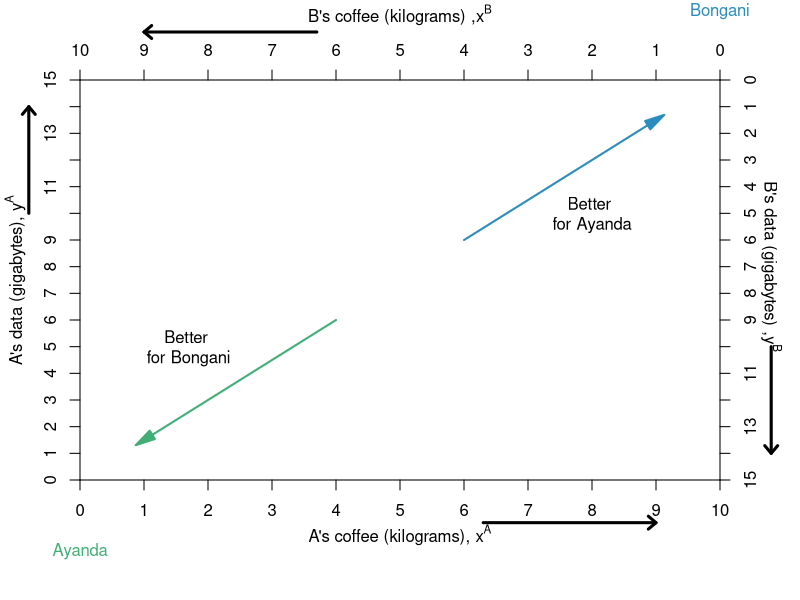

Source code (R):
require(shape)
#pdf(file="bfh-textbook/property/Updated figures/eb.fig4.3a.pdf", width = 9, height = 7)
pdf(file="eb.fig4.3b.pdf", width = 9, height = 7)

#Set parameters for graphics
axislabelsize <- 1


COL <- c("#7fc97f", "#beaed4", "#fdc086", "#ffff99", "#386cb0", "#f0027f", "#bf5b17", "#666666")
COLA <- c("#e0f3db", "#99d8c9","#66c2a4","#41ae76", "#238b45", "#005824")
COLB <- c("#4eb3d3", "#2b8cbe", "#0868ac","#084081")

par(mar =  c(6, 4, 4, 4))
xlims <- c(0, 10)
ylims <- c(0, 15)
xlims2 <- c(10, 0)
ylims2 <- c(15, 0)

plot(0, 0, xlim = xlims, ylim = ylims, type = "n",
     xlab = expression(paste("A's coffee (kilograms), ", x^A)),
     ylab = expression(paste("A's data (gigabytes), ", y^A)), 
     line = 2.5,
     xaxt = "n", 
     yaxt = "n", 
     cex.lab = axislabelsize, 
     bty = "n",
     xaxs="i", 
     yaxs="i")


npts <- 500 
npts2 <- 501
#Specify the sequences of points for graphing. 
xx1 <- seq(xlims[1], xlims[2], length.out = npts)
#xx2 <- seq(xlims[1], xlims[2], length.out = npts)
#xx3 <- seq(xlims[1], xlims[2], length.out = npts2)
#xx4 <- seq(xlims[1], 10, length.out = npts2)


#Customize ticks and labels for the plot
ticksy <- seq(from = 0, to = 15, by = 1)
ylabels <- seq(from = 0, to = 15, by = 1)
ticksx <- seq(from = 0, to = 10, by = 1)
xlabels <- seq(from = 0, to = 10, by = 1)
axis(1, at = ticksx, pos = 0, labels = xlabels)
axis(2, at = ticksy, pos = 0, labels = ylabels, las = 0)

#Add arrows and names:
arrows(-.8, 10, -.8, 14, xpd = TRUE, length=0.1,angle=40,lwd=3)
arrows(6.3, -1.6, 9, -1.6, xpd = TRUE, length=0.1,angle=40,lwd=3)
mtext("Ayanda", side=1, line=3, at=0, col=COLA[4])

#Set up second axes and labels

par(new = TRUE)
#par(mar =  c(6, 4, 4, 4))

xlims2 <- c(10, 0)
ylims2 <- c(15, 0)

plot(0, 0, xlim = xlims2, ylim = ylims2, type = "n",
     xlab = expression(paste("")),
     ylab = expression(paste("")),
     xaxt = "n", 
     yaxt = "n", 
     cex.lab = 1.3, 
     bty = "n",
     xaxs="i", 
     yaxs="i")

axis(side = 3, at = ticksx, pos = 0, labels = xlabels)
axis(side = 4, at = ticksy, pos = 0, labels = ylabels, las = 0)
#axis(side=3, at = xlims2, pos = 0))
mtext(expression(paste("B's coffee (kilograms) ,",x^B )), side=3, line = 2.5, cex = axislabelsize)
#axis(side = 4, at = ylims2, pos = 0)
text(-.8, 7, expression(paste("B's data (gigabytes) ,",y^B )), xpd = TRUE, cex = axislabelsize, srt = 270) 

#Add arrows and names:
arrows(-.8, 10, -.8, 14, xpd = TRUE, length=0.1,angle=40,lwd=3)
arrows(6.3, -1.8, 9, -1.8, xpd = TRUE, length=0.1,angle=40,lwd=3)
mtext("Bongani", side=3, line=3, at=0, col=COLB[2])


#Add arrows explaining eb: 
Arrows(x0=6, y0=9, x1=9, y1=13.5, arr.type = "triangle", col=COLA[4], lwd=2)
Arrows(x0=4, y0=6, x1=1, y1=1.5, arr.type = "triangle", col=COLB[2], lwd=2)
text(2, 5, "Better \nfor Ayanda", col="black")
text(8.3, 10, "Better \nfor Bongani", col="black")

dev.off()
